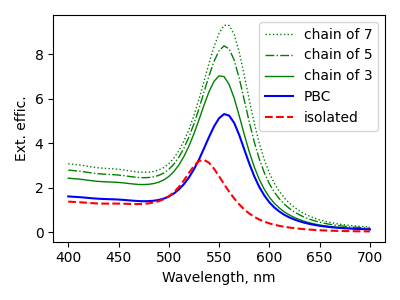

Python code for this plot:
#! /usr/bin/env python
import numpy as np
import matplotlib.pyplot as plt
from mstm_studio.mstm_v4 import SPR_v4
from mstm_studio.mstm_spectrum import Material, Spheres, SingleSphere

# specify the path to gold dielectric function
mat1 = Material('nk/etaGold.txt')

# calculation parameters
wls = np.linspace(400, 700, 61)  # wavelength, nm
cell = 30  # distance between particle centers, nm
a = 10  # particle radius, nm

# create caclulator object
spr = SPR_v4(wls, mstm_path='~/bin/mstm2023.x')  # , temp_dir='./temp/')
spr.environment_material = 1.5  # glass

# 1. isolated particle
spheres = SingleSphere(0, 0, 0, a, mat1)
spr.set_spheres(spheres)
spr.set_incident_field(fixed=True, beta_angle=0.0, alpha_angle=0.0)
spr.simulate()
isol_ext = spr.extinction_par

# 2. N spheres chain
def ext_of_spheres_chain(N):
    ''' helper function to calc
    extinction for chain '''
    spheres = Spheres()  # empty
    for i in range(-N//2, N//2+1):
        spheres.append(
            SingleSphere(x=i*cell, y=0, z=0, a=a,
                         mat_filename=mat1))
    spr.set_spheres(spheres)
    spr.simulate()
    return spr.extinction_par

chain3_ext = ext_of_spheres_chain(N=3)
chain5_ext = ext_of_spheres_chain(N=5)
chain7_ext = ext_of_spheres_chain(N=7)

# use of PBC
spheres = SingleSphere(0, 0, 0, a, mat1)
spr.set_spheres(spheres)
spr.set_boundary(pbc=True,  # use periodic boundaries
                 cell_x=cell,  # chain direction
                 cell_y=100)  # some gap in off-chain direction
                              # tests show that effic. are indep. of it
spr.simulate()
pbc_ext = spr.extinction_par

# do plots:
plt.figure(figsize=(4,3))
plt.plot(wls, chain7_ext, linewidth=1, linestyle=':', color='green', label='chain of 7')
plt.plot(wls, chain5_ext, 'g-.', linewidth=1, label='chain of 5')
plt.plot(wls, chain3_ext, 'g-',  linewidth=1, label='chain of 3')
plt.plot(wls, pbc_ext, 'b-', linewidth=1.5, label='PBC')
plt.plot(wls, isol_ext, 'r--', linewidth=1.5, label='isolated')
plt.xlabel(r'Wavelength, nm')
plt.ylabel(r'Ext. effic.')
plt.legend()
plt.tight_layout()
plt.savefig('example_periodic_chain.png')
plt.show()
